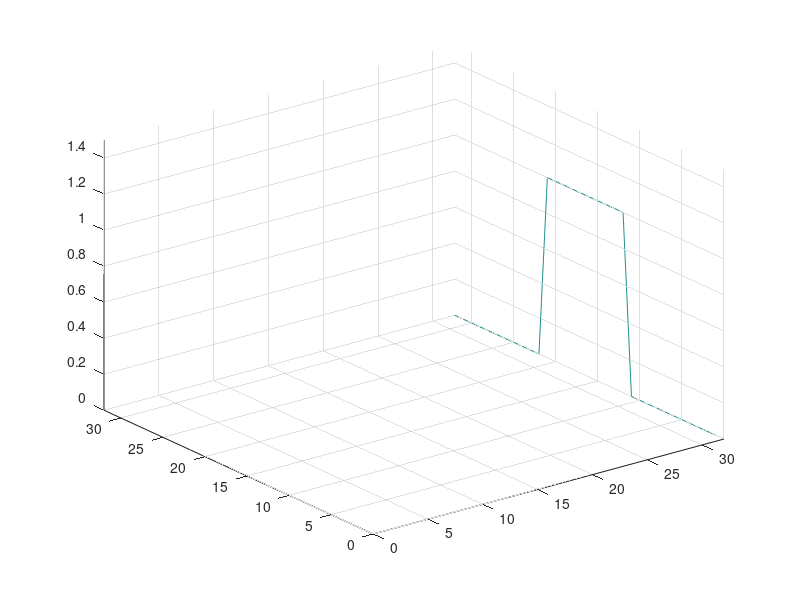

Write MATLAB code to recreate this figure.
% MECH 479 - CFD
% EX3: Two-dimensional unsteady diffusion by the FTCS scheme
%------------------------------------------------------------
n=32;
m=32;
nstep=120;
D=0.025;
length=2.0;
h=length/(n-1);
dt=5.0*0.125*h*h/D;
u=zeros(n,m);
uo=zeros(n,m);
time=0.0;
% initial conditions
U=-0.0; V=-1.0; u(12:21,n)=1.0;
for l=1:nstep,l,time;
hold off;mesh(u); axis([0 n 0 m 0 1.5]);pause;
uo=u;
% iterative solver (SOR)
for i=2:n-1, for j=2:m-1
u(i,j)=uo(i,j)-(0.5*dt*U/h)*(uo(i+1,j)-uo(i-1,j))-...
(0.5*dt*V/h)*(uo(i,j+1)-uo(i,j-1))+...
(D*dt/h^2)*(uo(i+1,j)+ uo(i,j+1)+uo(i-1,j)+uo(i,j -1)-4*uo(i,j));
end,end
% boundary conditions
for i=1:n, 
    u(i,1)=u(i,2);
end
for j=1:m,
    u(1,j)=u(2,j);
    u(m,j)=u(m-1,j);
end
time=time+dt;
end